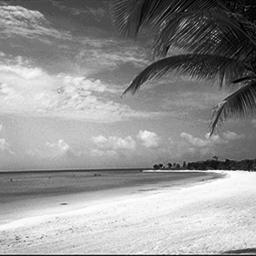
#> input picture Coursework 3/training/Coast/0.jpg, 256 x 256 px; its folder holds only this picture in this run
$ jupyter execute --allow-errors 'Simple KNN Classification.ipynb'
#> lines starting #> are read from the running program, lines starting #| are printed output that depends on the picture
[cell 1]
import numpy as np
import os
import cv2
import matplotlib.pyplot as plt
from PIL import Image

[cell 2]
data = [] # data list
labels = [] # label list

# iterate over the training images in folder
for folder in os.listdir('training//'):
    for file in os.listdir('training//'+folder+'//'):
        img = Image.open('training//'+folder+'//'+file)
#> img is the input picture: PIL image 256x256 L; min 0, max 255, mean 148.6
        img_width, img_height = img.size
#> img_width = 256; img_height = 256
        # crop image at center
        img = img.crop(((img_width - 200) // 2,(img_height - 200) // 2,(img_width + 200) // 2,(img_height + 200) // 2))
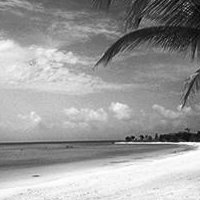
#> img: PIL image 200x200 L; min 0, max 255, mean 155.9
        # resize image to image with height and width 16
        img = img.resize((16,16))
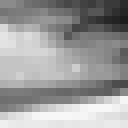
#> img: PIL image 16x16 L (shown 8 times larger); min 28, max 248, mean 156.1
        # convert to array
        img = np.array(img)
        # standardize images ensuring all pixels values have mean of zero and standard deviation of 1
        img = (img - img.mean()) / 255.0
        # reshape the images to 16x16
        img = img.reshape(16*16)
#> img = 256 values, max 0.361 at index 220, min -0.502 at index 47, mean 6.94e-18
        # append the final processed image to data list
        data.append(img)
        # append label to label list
        labels.append(folder)
#> pass 2 of the loop `for folder in os.listdir('training//'):`:
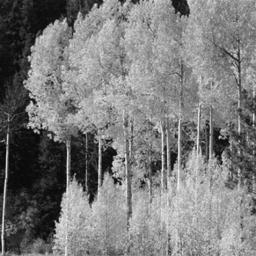
#> input picture Coursework 3/training/Forest/11.jpg, 256 x 256 px
#> img is the input picture: PIL image 256x256 L; min 0, max 253, mean 122.2
#> `img = img.crop(((img_width - 200) // 2,(img_height - 200) // 2,(img_wi..`:
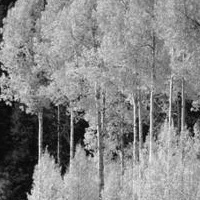
#> img: PIL image 200x200 L; min 0, max 253, mean 133.8
#> `img = img.resize((16,16))`:
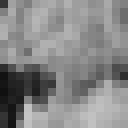
#> img: PIL image 16x16 L (shown 8 times larger); min 16, max 196, mean 133.9
#> `img = img.reshape(16*16)`: img = 256 values, max 0.244 at index 227, min -0.462 at index 176, mean -1.04e-17

[cell 3]
from sklearn.model_selection import train_test_split

# split data into train and test set with 10% data in the test set.
train_data, test_data, train_label, test_label = train_test_split(data, labels, test_size=0.1, random_state = 2020)
#> train_data = 1 item; test_data = 1 item; train_label = ['Coast']; test_label = ['Forest']
